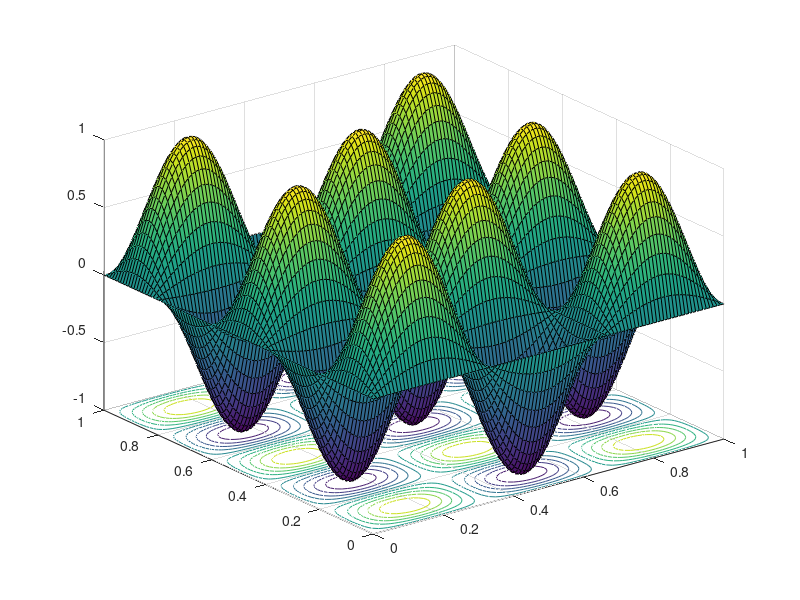

Write MATLAB code to recreate this figure. (Note: this script raises an error after producing the figure.)
%% (A) Recall that in u(t)= R sin(2*pi*f - sigma),
% R is the amplitude
% f is the frequency
% sigma is the phase
% Fourier analysis (with fft) helps us determine R, f, and sigma. 
% Recall that when converting u(t) to the complex form, we have sin(theta)=1/2i (exp(i*theta)-exp(-i*theta)).
% In the FFT/DFT/Fourier analysis you will therefore have the same (redundant=symmetric) information about R,f, and sigma, in two parts of the spectrum: that corresponding to exp(i*theta), and to exp(-i*theta).
% That is why we can truncate some of the data. Also, recall that cos(theta) = sin(theta+pi/2).

Fs = 1000; 
t=linspace(0,1-1/Fs,Fs); 
x=7*sin(2*pi*20*t-0.3); 
length(x)
X = fft(x); 
plot(abs(X)/500) 

%%

t = 0:1/50:10-1/50;                     
x = 30*sin(2*pi * t) + 15*sin(pi * t) + 60*sin(2*pi/3 * t) + 15*sin(pi/4 * t);
plot(t,x)

pause;

y = fft(x);     
f = (0:length(y)-1)*50/length(y);

plot(f,abs(y))
title('Magnitude')


%% (B) Now consider an experiment that will help you understand how fft and ifft work. The use of MATLABs functions abs and angle helps to determine the magnitude and argument of a complex number. Together, (by Euler formula), they give you this number back. 
t = linspace(0,1); 
f = exp(-0.1*t).*t.^2+0.3*rand(size(t)); %%% some chaotic looking signal 
plot(t,f); pause;
ft = fft(f); 
ift = abs(ft).*exp(i*angle(ft));
ff = ifft(ift); 
plot(t,f,'k',t,ff,'*',t,ifft(ft),'r-') %% plot original, and de-re-assembled signals 
% So you have seen how a complex signal f is analyzed and "coded" in ft, then reassembled as ift, and then brought back as ff, or via ifft(ft)


%% (C) Now we use Fourier analysis in 2D.
% We will need first to understand the Fourier basis functions in 2D.
% Recall in one dimension and on the interval (0,1), these were sin(n*pi*x).
% Now on the unit square R=(0,1) x )(0,1), the Fourier basis functions are sin(n*pi*x)*sin(m*pi*y)
% (With general boundary conditions also cosines need to be included).

[xx,yy]=meshgrid(linspace(0,1),linspace(0,1)); 
n=3;m=5;surfc(xx,yy,sin(pi*n*xx).*sin(m*pi*yy))

%% (D) Now we use Fourier analysis of images.
% Images in JPG and PNG (and some other formats) are nothing but the arrays of numbers (integers or double format reals), which give information about the pixel colors/grayscale level. Fourier analysis encodes the information about the images by getting the "spectral" information (amplitudes, angles, phases) for all the components of an image. We will use fft2 and ifft2. 
% Note that Fourier analysis requires real numbers, but that the image display requires (unsigned) integers. 
% We will use MATLAB's functions double() and uint8 to convert between these types. Fourier analysis helps to encode information about images, and/or to compress/encode and decompress/decode this information.

close all

% First, download sdragon.png and ssunset.png. After you have downloaded them, proceed with the analysis. 
sdragon = imread('smoke.jpg');imagesc(sdragon);
ssunset = imread('ezio.jpg');imagesc(ssunset);colormap gray
size(sdragon), size(ssunset)

% perform FFT in 2D using MATLAB's fft2  
fftD = fft2(double(sdragon)); 

% check that you have the same image as original 
imD = abs(fftD).*exp(i*angle(fftD));
imDD = ifft2(imD);
imagesc(uint8(abs(imDD))); pause;

% repeat for the sunset image 

fftS = fft2(double(ssunset)); 
 
% ... check that you can get the sunset image back ?
imS = abs(fftS).*exp(i*angle(fftS));
imSS = ifft2(imS);
imagesc(uint8(abs(imSS))); pause;
 
% Now mix the frequencies and amplitudes of the "dragon" and "sunset" for an "artistic" image 
figure();
im = abs(fftS).*exp(i*angle(fftD));
imART = ifft2(im);
imagesc(uint8(abs(imART))); 

figure();
im = abs(fftD).*exp(i*angle(fftS));
imART = ifft2(im);
imagesc(uint8(abs(imART))); 

% Which one is more attractive ?